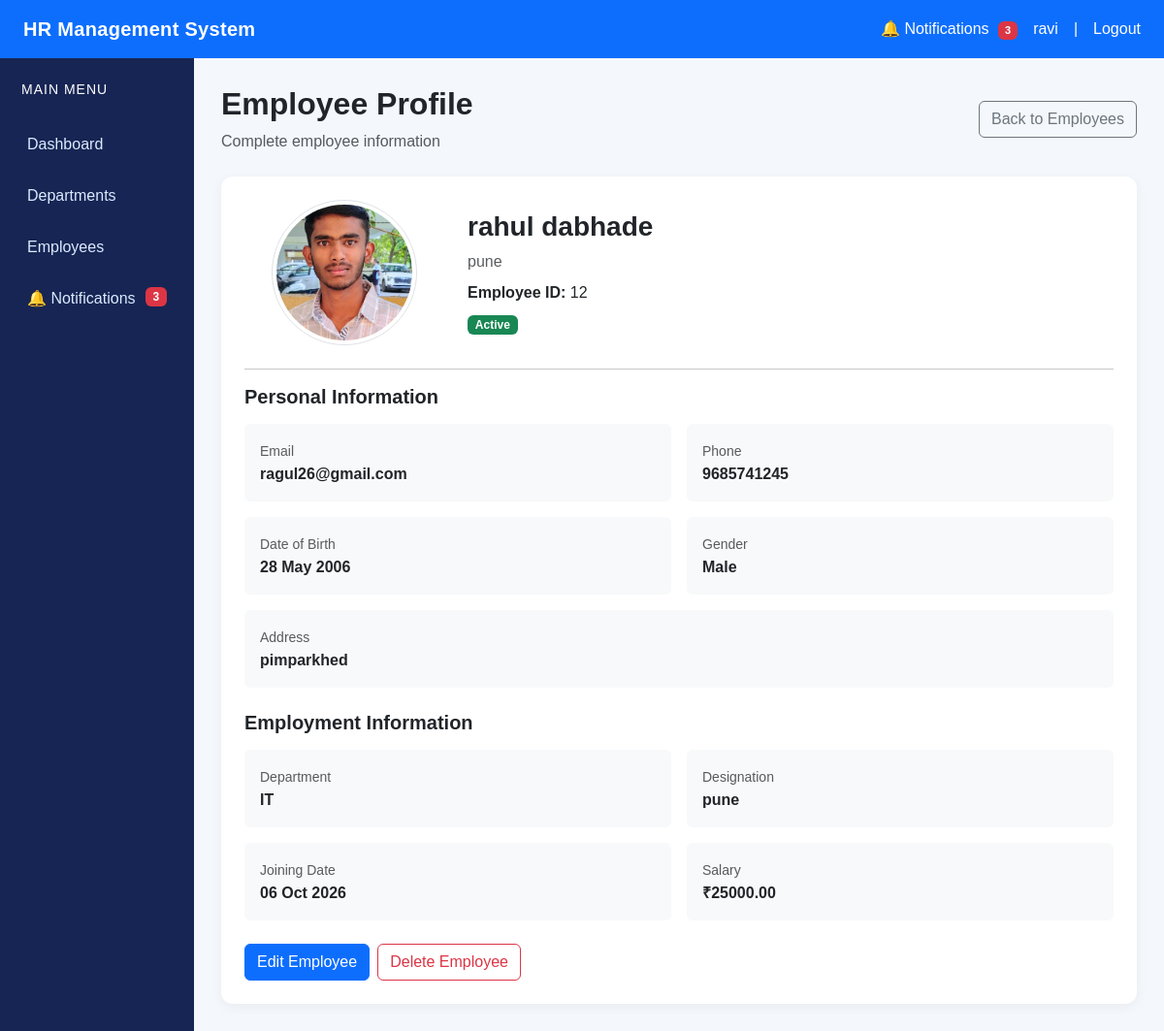
/employees/1/ (signed in), run on the app's committed database.
### employees/models.py (models this page shows, shortened)
class Employee(models.Model):
    EMPLOYMENT_STATUS = (
        ('ACTIVE', 'Active'),
        ('INACTIVE', 'Inactive'),
        ('ON_LEAVE', 'On Leave'),
        ('RESIGNED', 'Resigned'),
    )
    GENDER_CHOICES = (
        ('MALE', 'Male'),
        ('FEMALE', 'Female'),
        ('OTHER', 'Other'),
    )
    user = models.OneToOneField(
        User,
        on_delete=models.CASCADE,
        related_name='employee'
    )
    employee_id = models.CharField(
        max_length=20,
        unique=True
    )
    first_name = models.CharField(
        max_length=100
    )
    last_name = models.CharField(
        max_length=100
    )
    email = models.EmailField()
    phone = models.CharField(
        max_length=15
    )
    profile_photo = models.ImageField(
        upload_to='employees/',
        blank=True,
        null=True
    )
    department = models.ForeignKey(
        Department,
        on_delete=models.SET_NULL,
        null=True,
        related_name='employees'
    )
    designation = models.CharField(
        max_length=100
    )
    joining_date = models.DateField()
    date_of_birth = models.DateField(
        blank=True,
        null=True
    )
    gender = models.CharField(
        max_length=10,
        choices=GENDER_CHOICES
    )
    salary = models.DecimalField(
        max_digits=12,
        decimal_places=2
    )
    address = models.TextField(
        blank=True
    )
    employment_status = models.CharField(
        max_length=20,
        choices=EMPLOYMENT_STATUS,
        default='ACTIVE'
    )
    created_at = models.DateTimeField(
        auto_now_add=True
    )
    updated_at = models.DateTimeField(
        auto_now=True
    )

### departments/models.py (models this page shows)
class Department(models.Model):
    name = models.CharField(max_length=100, unique=True)
    description = models.TextField(blank=True)
    created_at = models.DateTimeField(auto_now_add=True)
    is_active = models.BooleanField(default=True)
    def __str__(self):
        return self.name

### employees/views.py (the view)
# urls.py: path('employees/<int:id>/', views.employee_detail, name='employee_detail'),
@login_required
def employee_detail(request, id):
    if not hasattr(request.user, 'profile'):
        raise PermissionDenied
    if request.user.profile.role not in ['ADMIN', 'HR']:
        raise PermissionDenied
    employee = get_object_or_404(
        Employee.objects.select_related(
            'department',
            'user'
        ),
        id=id
    )
    return render(
        request,
        'employees/employee_detail.html',
        {
            'employee': employee
        }
    )

### notifications/context_processors.py (called while the page is built)
def notification_count(request):
    if request.user.is_authenticated:
        unread_count = Notification.objects.filter(
            user=request.user,
            is_read=False
        ).count()
        return {
            'unread_notifications_count': unread_count
        }
    return {
        'unread_notifications_count': 0
    }

### templates/employees/employee_detail.html (shortened to what this page needs)
{% extends 'base.html' %}
{% block content %}
<div class="d-flex justify-content-between align-items-center mb-4">
    <div>
        <h2 class="fw-bold">Employee Profile</h2>
        <p class="text-muted mb-0">Complete employee information</p>
    </div>
    <a href="{% url 'employee_list' %}" class="btn btn-outline-secondary">
        Back to Employees
    </a>
</div>
<div class="content-card">
    <div class="row align-items-center mb-4">
        <div class="col-md-3 text-center">
            {% if employee.profile_photo %}
                <img
                    src="{{ employee.profile_photo.url }}"
                    alt="Employee Photo"
                    class="img-thumbnail rounded-circle"
                    style="width: 150px; height: 150px; object-fit: cover;"
                >
            {% endif %}
        </div>
        <div class="col-md-9 mt-3 mt-md-0">
            <h3 class="fw-bold">
                {{ employee.first_name }} {{ employee.last_name }}
            </h3>
            <p class="text-muted mb-2">
                {{ employee.designation }}
            </p>
            <p class="mb-2">
                <strong>Employee ID:</strong> {{ employee.employee_id }}
            </p>
            <span class="badge {% if employee.employment_status == 'ACTIVE' %}text-bg-success{% elif employee.employment_status == 'ON_LEAVE' %}text-bg-warning{% else %}text-bg-secondary{% endif %}">
                {{ employee.get_employment_status_display }}
            </span>
        </div>
    </div>
    <hr>
    <h5 class="fw-bold mb-3">Personal Information</h5>
    <div class="row g-3 mb-4">
        <div class="col-md-6">
            <div class="p-3 bg-light rounded">
                <small class="text-muted">Email</small>
                <div class="fw-semibold">{{ employee.email }}</div>
            </div>
        </div>
        <div class="col-md-6">
            <div class="p-3 bg-light rounded">
                <small class="text-muted">Phone</small>
                <div class="fw-semibold">{{ employee.phone }}</div>
            </div>
        </div>
        <div class="col-md-6">
            <div class="p-3 bg-light rounded">
                <small class="text-muted">Date of Birth</small>
                <div class="fw-semibold">
                    {{ employee.date_of_birth|date:"d M Y"|default:"Not provided" }}
                </div>
            </div>
        </div>
        <div class="col-md-6">
            <div class="p-3 bg-light rounded">
                <small class="text-muted">Gender</small>
                <div class="fw-semibold">{{ employee.get_gender_display }}</div>
            </div>
        </div>
        <div class="col-12">
            <div class="p-3 bg-light rounded">
                <small class="text-muted">Address</small>
                <div class="fw-semibold">
                    {{ employee.address|default:"Not provided" }}
                </div>
            </div>
        </div>
    </div>
    <h5 class="fw-bold mb-3">Employment Information</h5>
    <div class="row g-3 mb-4">
        <div class="col-md-6">
            <div class="p-3 bg-light rounded">
                <small class="text-muted">Department</small>
                <div class="fw-semibold">
                    {{ employee.department|default:"Not assigned" }}
                </div>
            </div>
        </div>
        <div class="col-md-6">
            <div class="p-3 bg-light rounded">
                <small class="text-muted">Designation</small>
                <div class="fw-semibold">{{ employee.designation }}</div>
            </div>
        </div>
        <div class="col-md-6">
            <div class="p-3 bg-light rounded">
                <small class="text-muted">Joining Date</small>
                <div class="fw-semibold">
                    {{ employee.joining_date|date:"d M Y" }}
                </div>
            </div>
        </div>
        <div class="col-md-6">
            <div class="p-3 bg-light rounded">
                <small class="text-muted">Salary</small>
                <div class="fw-semibold">₹{{ employee.salary }}</div>
            </div>
        </div>
    </div>
    <div class="d-flex gap-2">
        <a href="{% url 'employee_update' employee.id %}"
           class="btn btn-primary">
            Edit Employee
        </a>
        <a href="{% url 'employee_delete' employee.id %}"
           class="btn btn-outline-danger">
            Delete Employee
        </a>
    </div>
</div>
{% endblock %}

### templates/base.html (shortened to what this page needs)
{% load static %}
<!DOCTYPE html>
<html lang="en">
<head>
    <link
        href="https://cdn.jsdelivr.net/npm/bootstrap@5.3.3/dist/css/bootstrap.min.css"
        rel="stylesheet"
    >
</head>
<body>
    <nav class="navbar navbar-dark bg-primary px-4">
        <a
            class="navbar-brand fw-bold"
            href="{% url 'dashboard' %}"
        >
            HR Management System
        </a>
        <div class="text-white d-flex align-items-center gap-3 flex-wrap">
            <a
                href="{% url 'notification_list' %}"
                class="text-white text-decoration-none"
            >
                🔔 Notifications
                {% if unread_notifications_count > 0 %}
                    <span class="badge bg-danger notification-badge">
                        {{ unread_notifications_count }}
                    </span>
                {% endif %}
            </a>
            <span>
                {{ request.user.username }}
            </span>
            <span>|</span>
            <a
                href="{% url 'logout' %}"
                class="text-white text-decoration-none"
            >
                Logout
            </a>
        </div>
    </nav>
    <div class="container-fluid">
        <div class="row">
            <aside class="col-md-2 sidebar">
                <h5 class="text-white mb-4">
                    MAIN MENU
                </h5>
                <a href="{% url 'dashboard' %}">
                    Dashboard
                </a>
                <a href="{% url 'department_list' %}">
                    Departments
                </a>
                <a href="{% url 'employee_list' %}">
                    Employees
                </a>
                <a href="{% url 'notification_list' %}">
                    🔔 Notifications
                    {% if unread_notifications_count > 0 %}
                        <span class="badge bg-danger float-end">
                            {{ unread_notifications_count }}
                        </span>
                    {% endif %}
                </a>
            </aside>
            <main class="col-md-10 main-content">
                {% block content %}
                {% endblock %}
            </main>
        </div>
    </div>
</body>
</html>

### templates/base.html (style rules this page uses)
body { background-color: #f4f7fb; font-family: Arial, sans-serif; margin: 0; }
.navbar { min-height: 60px; }
.navbar-brand { letter-spacing: 0.3px; }
.sidebar { min-height: 100vh; background: #172554; padding-top: 24px; }
.sidebar h5 { font-size: 14px; letter-spacing: 1px; padding-left: 10px; }
.sidebar a { display: block; color: #dbeafe; text-decoration: none; padding: 12px 16px; border-radius: 8px; margin-bottom: 5px; transition: background 0.2s ease, color 0.2s ease; }
.main-content { padding: 28px; min-height: calc(100vh - 60px); }
.content-card { background: white; border-radius: 12px; padding: 24px; box-shadow: 0 3px 12px rgba(0, 0, 0, 0.05); }
.notification-badge { font-size: 11px; padding: 4px 7px; margin-left: 5px; }

### data on the page
Employee: profile_photo (picture), first_name "rahul", last_name "dabhade", designation "pune", employee_id "12", employment_status "Active", email "ragul26@gmail.com", phone "9685741245", date_of_birth "28 May 2006", gender "Male", address "pimparkhed", department "IT", joining_date "06 Oct 2026", salary "25000.00"

### other printed values
{{ unread_notifications_count }} "3"
{{ request.user.username }} "ravi"
